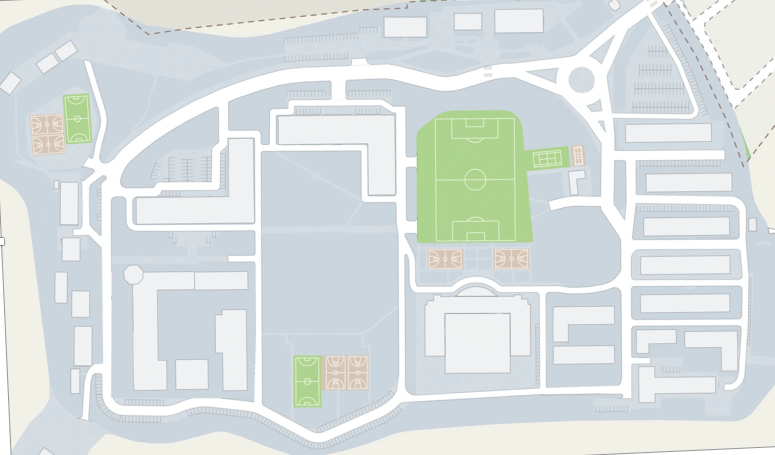
#> input picture src/assets/image/_source/mainMap-original.webp, 1550 x 910 px, found by its file name (shown at 1/2 size)
$ python restyle_map.py
#> lines starting #> are read from the running program, lines starting #| are printed output that depends on the picture
### src/mapproj.py
"""
캠퍼스맵 아이소메트릭 투영.

지도를 바닥에 눕혀 놓고 비스듬히 내려다보는 모습으로 바꾼다.
평면을 ANGLE 만큼 돌린 뒤 세로로 SQUASH 만큼 눌러 주는 것이 전부다.

같은 변환을 배경 이미지(restyle_map.py)와 건물 좌표(build.py)에 함께 적용해야
건물이 지도 위 제자리에 선다. 그래서 계산을 이 파일 한 곳에 모아 둔다.
"""

import math

# 지도를 돌리는 각도(도). 음수면 시계 반대 방향.
ANGLE = -22.0
# 세로로 누르는 비율. 1 이면 위에서 그대로 내려다본 평면.
SQUASH = 0.62
# 건물이 솟아오르는 높이(투영 후 화면 픽셀).
HEIGHT = 74
# 건물이 잘리지 않도록 위쪽에 두는 여백.
PAD_TOP = HEIGHT + 16
PAD = 12

_C = math.cos(math.radians(ANGLE))
_S = math.sin(math.radians(ANGLE))


def _rotate(x, y):
    return x * _C - y * _S, (x * _S + y * _C) * SQUASH


def bounds(w, h):
    """원본 크기(w, h)를 투영했을 때의 좌표 범위와 결과 캔버스 크기."""
    pts = [_rotate(0, 0), _rotate(w, 0), _rotate(0, h), _rotate(w, h)]
    xs = [p[0] for p in pts]
    ys = [p[1] for p in pts]
    min_u, min_v = min(xs), min(ys)
    out_w = math.ceil(max(xs) - min_u) + PAD * 2
    out_h = math.ceil(max(ys) - min_v) + PAD_TOP + PAD
    return min_u, min_v, out_w, out_h


# [5 lines left out: function project, not called in this run]


def inverse_affine(w, h):
    """
    Pillow 의 Image.transform(AFFINE) 에 넘길 계수.

    Pillow 는 결과 좌표에서 원본 좌표를 거꾸로 찾아가므로 역변환이 필요하다.
        x = a*x' + b*y' + c
        y = d*x' + e*y' + f
    """
    min_u, min_v, _, _ = bounds(w, h)
    ox, oy = min_u - PAD, min_v - PAD_TOP
    a = _C
    b = _S / SQUASH
    d = -_S
    e = _C / SQUASH
    c = ox * a + oy * b
    f = ox * d + oy * e
    return (a, b, c, d, e, f)

### src/tools/restyle_map.py
#!/usr/bin/env python3
"""
캠퍼스 지도 배경을 디자인 팔레트로 다시 칠한다.

원본은 지도 서비스 스크린샷처럼 보이는 평면 지도다.
색 종류가 몇 개 안 되므로, 픽셀을 의미별로 분류해 브랜드 색으로 바꾸고
뭉개진 경계를 정리하면 직접 그린 일러스트에 가까운 결과가 나온다.

    python3 src/tools/restyle_map.py
"""

import os
import sys

from PIL import Image, ImageFilter

sys.path.insert(0, os.path.join(os.path.dirname(os.path.abspath(__file__)), ".."))
import mapproj  # noqa: E402

SRC = "src/assets/image/_source/mainMap-original.webp"
DST = "src/assets/image/mainMap.webp"

# 디자인 시스템과 맞춘 목표 색
ROAD = (255, 255, 255)        # 길
BUILDING = (233, 238, 246)    # 핫스팟이 아닌 건물
GROUND = (203, 214, 230)      # 캠퍼스 지면
GROUND_DIM = (188, 200, 219)  # 지면 그늘
OUTSIDE = (240, 235, 225)     # 캠퍼스 밖
GRASS = (185, 223, 196)       # 잔디·운동장
COURT = (238, 201, 164)       # 코트


def classify(rgb):
    """픽셀 색 하나를 지도 요소로 분류한다. 순서가 중요하다."""
    r, g, b = rgb
    light = (r + g + b) / 3
    if g > r + 6 and g > b + 6:
        return GRASS
    if r > b + 18 and r >= g:
        return COURT
    if r > b + 6 and light > 220:
        return OUTSIDE
    if light >= 250:
        return ROAD
    if light >= 232:
        return BUILDING
    if b > r and light > 196:
        return GROUND
    return GROUND_DIM


def main():
    im = Image.open(SRC).convert("RGB")
#> im is the input picture: PIL image 1550x910 RGB; mean R, G, B 217.2, 224.4, 224.1

    # 색 수를 줄여 분류를 안정시킨다
    reduced = im.quantize(colors=24, method=Image.MEDIANCUT)
    palette = reduced.getpalette()[: 24 * 3]
#> palette = 72 values, max 255 at index 0, min 141 at index 65, mean 227.1
    mapped = []
    for i in range(24):
        mapped.extend(classify(tuple(palette[i * 3:i * 3 + 3])))
#> after the loop, mapped = 72 values, max 255 at index 0, min 185 at index 63, mean 227.2
    reduced.putpalette(mapped + [0] * (768 - len(mapped)))
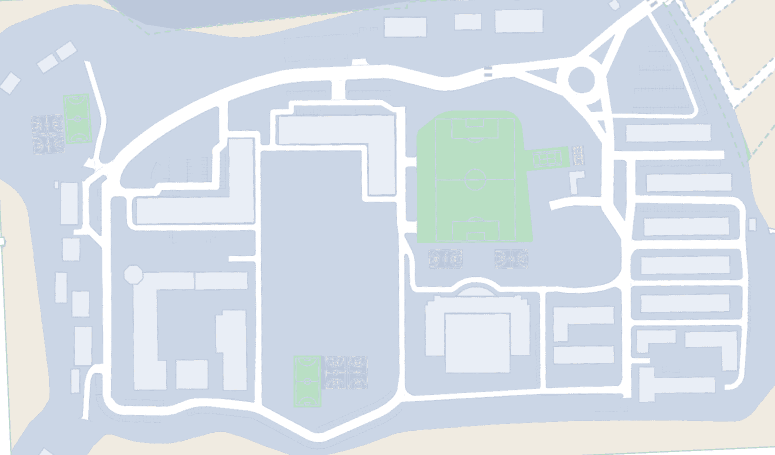
#> reduced: PIL image 1550x910 P (shown at 1/2 size); mean R, G, B 214.8, 223.5, 232.2

    out = reduced.convert("RGB")
    # 경계에 남은 잡티를 정리해 면을 평평하게 만든다
    out = out.filter(ImageFilter.ModeFilter(size=3))

    # 바닥에 눕혀 비스듬히 내려다보는 모습으로 투영한다
    w, h = out.size
#> w = 1550; h = 910
    _, _, out_w, out_h = mapproj.bounds(w, h)
#> out_w = 1803; out_h = 986
    out = out.convert("RGBA").transform(
        (out_w, out_h), Image.AFFINE, mapproj.inverse_affine(w, h),
        resample=Image.BICUBIC, fillcolor=(0, 0, 0, 0))
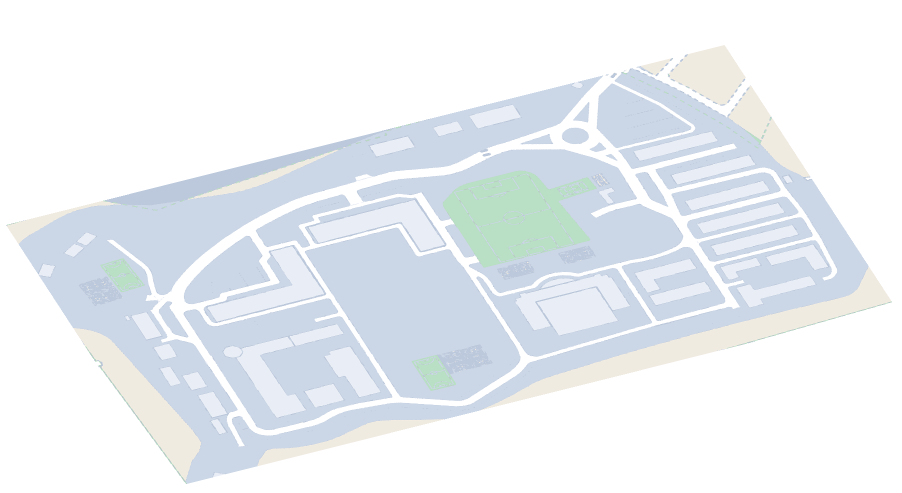
#> out: PIL image 1803x986 RGBA (shown at 1/2 size); mean R, G, B, A 105.5, 109.9, 114.1, 125.4; transparent parts drawn white
    out.save(DST, "WEBP", quality=94, method=6)

    print(f"{DST}  {out.size[0]}x{out.size[1]}  {os.path.getsize(DST)/1024:.0f} KB")
#| src/assets/image/mainMap.webp  1803x986  95 KB


if __name__ == "__main__":
    main()
